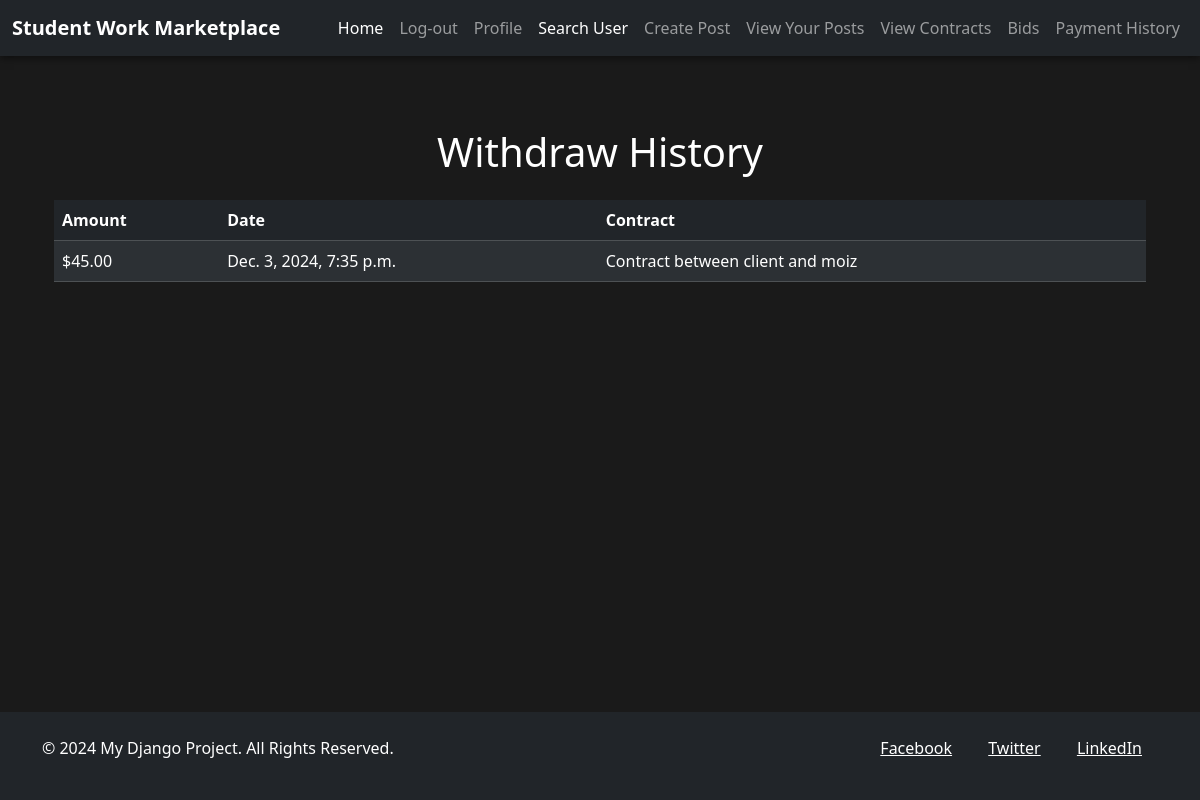
Screenshot of /payment_history (signed in) with the database file from the repository.
### webapp/models.py (models this page shows, shortened)
class Payment(models.Model):
    contract = models.ForeignKey(Contract, on_delete=models.CASCADE)
    amount = models.DecimalField(
        max_digits=10, decimal_places=2, null=False, blank=False
    )
    created_at = models.DateTimeField(auto_now_add=True)

class Contract(models.Model):
    client = models.ForeignKey(
        Custom_user, on_delete=models.CASCADE, related_name="contracts_as_client"
    )
    freelancer = models.ForeignKey(
        Custom_user, on_delete=models.CASCADE, related_name="contracts_as_freelancer"
    )
    amount = models.DecimalField(
        max_digits=10, decimal_places=2, null=False, blank=False
    )
    post = models.OneToOneField(
        Post, on_delete=models.CASCADE, null=False, blank=False
    )  # Contract may or may not link to a post
    created_at = models.DateTimeField(auto_now_add=True)
    details = models.TextField(max_length=1000, null=True, blank=True, default="")
    deadline = models.DateField(null=False, blank=False, default=date.today)
    is_signed_by_client = models.BooleanField(default=False)
    is_signed_by_freelancer = models.BooleanField(default=False)
    completed = models.BooleanField(default=False)
    feedback_freelancer= models.BooleanField(default=False)
    feedback_client= models.BooleanField(default=False)
    def __str__(self):
        return f"Contract between {self.client.username} and {self.freelancer.username}"

class Custom_user(AbstractUser):
    TYPE_CHOICES = [
        ("admin", "Administrator"),
        ("client", "Client"),
        ("freelancer", "Freelancer"),
    ]
    typee = models.CharField(
        max_length=50, null=False, blank=False, choices=TYPE_CHOICES, default=""
    )
    status = models.BooleanField(null=False, default=False)
    img = models.ImageField(upload_to="images/", null=False, blank=True, default="")
    UNI_CHOICES = [
        ("fast", "FAST"),
        ("lums", "LUMS"),
        ("punjab", "PUNJAB UNIVERSITY"),
    ]
    university_name = models.CharField(
        max_length=50, null=False, blank=False, choices=UNI_CHOICES, default=""
    )
    roll_no = models.CharField(max_length=50, null=False, blank=False, default="")
    email = models.EmailField(
        unique=True, blank=False, null=False
    )  # Ensure email is unique

### webapp/views.py (the view)
# urls.py: path("payment_history", views.payment_history, name="payment_history"),
@login_required
def payment_history(request):
    if request.user.typee == "client":
        client = request.user
        contracts = client.contracts_as_client.all()
        payments = []
        for contract in contracts:
            try:
                payment = Payment.objects.get(contract=contract)
                payments.append(payment)
            except:
                pass
        return render(request, "payment_history.html", {"payments": payments})
    else:
        return HttpResponseForbidden("You are not a client")

### webapp/templates/payment_history.html (shortened to what this page needs)
{% extends "base.html" %}
{% block content %}
  <div class="container mt-5">
    <h1 class="text-center text-white mb-4">Withdraw History</h1>
    <div class="table-responsive">
      <table class="table table-dark table-striped">
        <thead>
          <tr>
            <th scope="col">Amount</th>
            <th scope="col">Date</th>
            <th scope="col">Contract</th>
          </tr>
        </thead>
        <tbody>
          {% for payment in payments %}
            <tr>
              <td>${{ payment.amount }}</td>
              <td>{{ payment.created_at }}</td>
              <td>{{ payment.contract }}</td>
            </tr>
          {% endfor %}
        </tbody>
      </table>
    </div>
  </div>
{% endblock %}

### webapp/templates/base.html (style rules this page uses)
html, body { height: 100%; margin: 0; display: flex; flex-direction: column; background-color: #1a1a1a; color: #fff; }
.container { flex: 1; }

### rows the page displays
Payment: amount "45.00", created_at "Dec. 3, 2024, 7:35 p.m.", contract "Contract between client and moiz"
